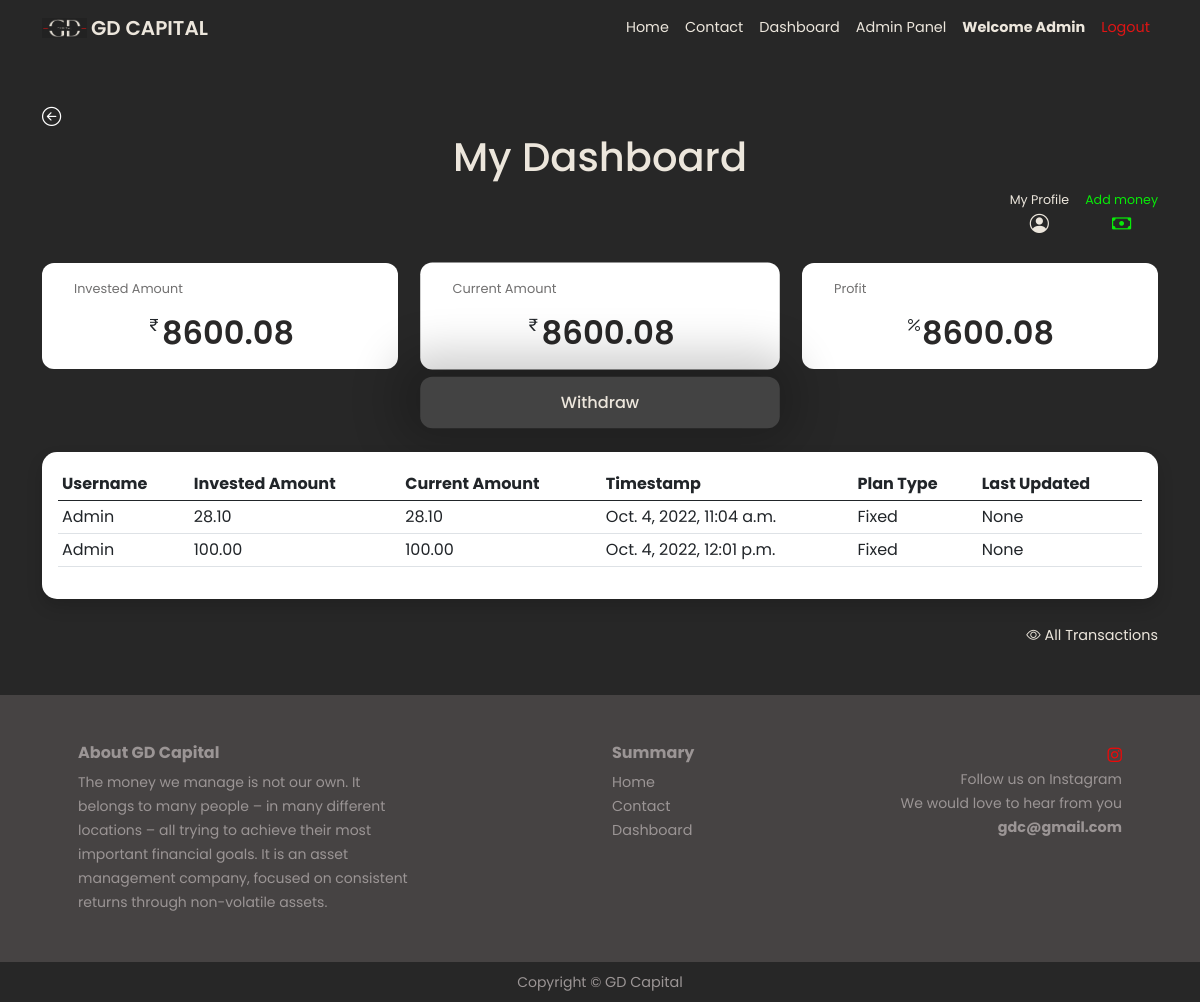
Before: /dashboard/ (signed in) with the older database file.
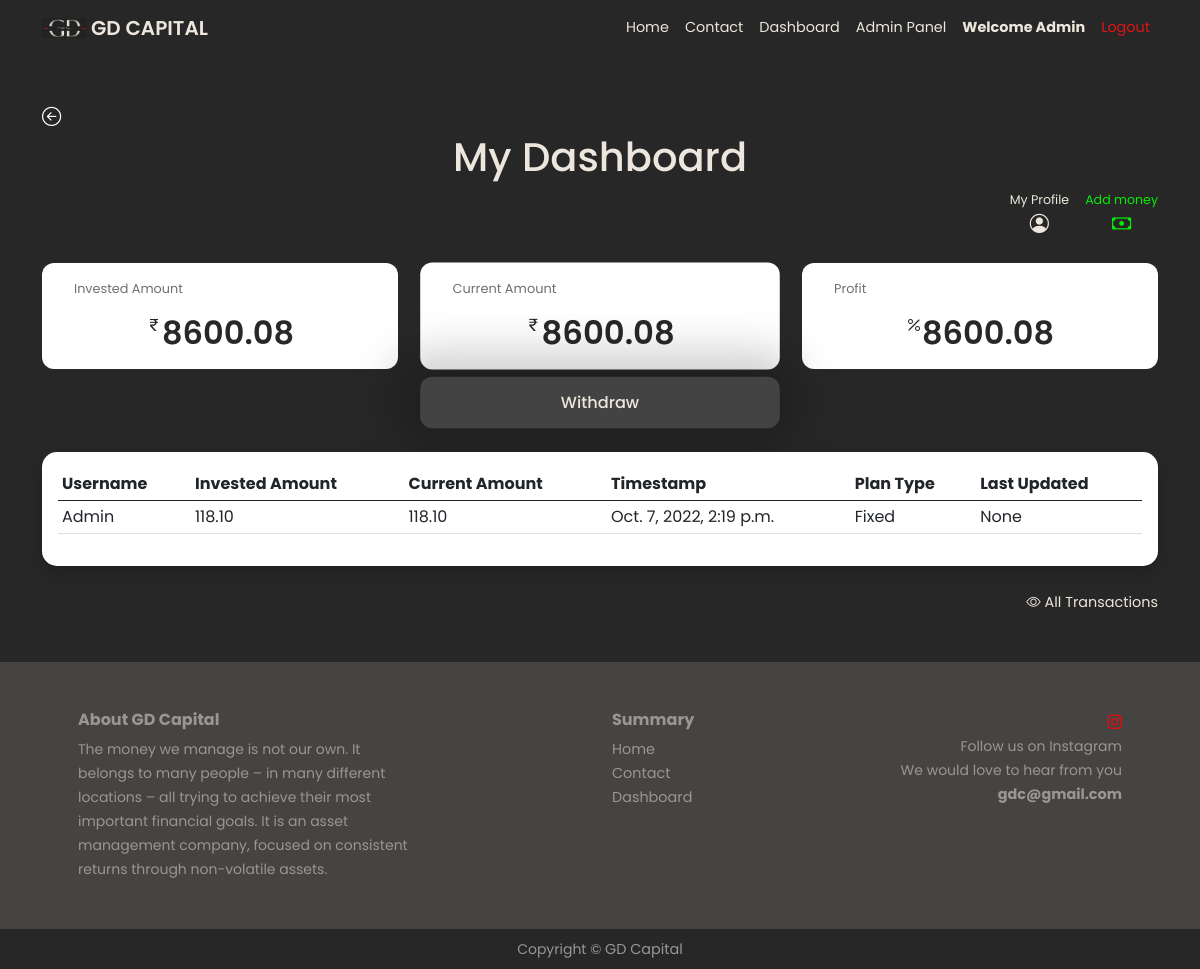
After: the same page with the newer database file.
### myapp/models.py (models this page shows, shortened)
class Transaction(models.Model):
    made_by = models.CharField(max_length=100, null=True, blank=True)
    plantype = models.CharField(max_length=200, choices=PLAN_TYPE, default='flexible')
    fixed_rate = models.CharField(max_length=3, null=True, default='3')
    made_on = models.DateTimeField(auto_now_add=True)
    amount = models.FloatField()
    present_amount = models.FloatField(null=True, blank=True)
    order_id = models.CharField(unique=True, max_length=100, null=True, blank=True)
    checksum = models.CharField(max_length=200, null=True, blank=True)
    txn_id = models.CharField(max_length=100, null=True, blank=True)
    payment_mode = models.CharField(max_length=100, null=True, blank=True,default='')
    status = models.CharField(max_length=100, null=True, blank=True)
    gateway_name = models.CharField(max_length=100, null=True, blank=True)
    bank_txn_id = models.CharField(max_length=100, null=True, blank=True)
    bank_name = models.CharField(max_length=100, null=True, blank=True)
    response_message = models.CharField(max_length=250, null=True, blank=True)
    last_updated = models.DateTimeField(null=True, blank=True)

### myapp/views.py (the view)
# urls.py: path('dashboard/',views.index, name="index"),
@login_required
def index(request):
    data = Transaction.objects.all()
    userdata = UserProfile.objects.all()
    return render(request,'dashboard.html',{'data':data,'userdata':userdata})

### templates/dashboard.html (shortened to what the changed rows need)
{% extends 'base.html' %}
{% load static %}
{% block body %}
<section class="py-5 dark-bg" style="min-height: 70vh;display:flex;flex-direction:column;justify-content:center;align-items:center
">
    <div class="container">
        <div class="text-center">
            <h1 style="color:#ece6dc">My Dashboard</h1>
        </div>
        <div class="row">
            <div class="col-lg-4 col-md-4">
                <div class="card dashboard-card px-3 mt-4">
                    <div class="card-body">
                        <div class="text-center" style="display:flex; justify-content:center">
                            <h2 id="invested-amount" class="inv-amt m-0" style="display:inline">8600.08</h2>
                        </div>
                    </div>
                </div>
            </div>
            <div class="col-lg-4 col-md-4">
                <div class="card dashboard-card px-3 mt-4" style="transform:scale(1.01)">
                    <div class="card-body">
                        <div class="text-center" style="display:flex; justify-content:center">
                            <h2 id="present-amount" class="inv-amt m-0" id="present-amount" style="display:inline">8600.08</h2>
                        </div>
                    </div>
                </div>
            </div>
            <div class="col-lg-4 col-md-4">
                <div class="card dashboard-card px-3 mt-4">
                    <div class="card-body">
                        <div class="text-center" style="display:flex; justify-content:center">
                            <h2 id="percent"  class="inv-amt m-0" style="display:inline">8600.08</h2>
                        </div>
                    </div>
                </div>
            </div>
        </div>
    </div>
    <div class="container">
        <div class="card shadow my-4" style="border: 0 !important;border-radius:15px">
            <div class="card-body  ">
                <div class="table-responsive">
                    <table class="table table-sm cell-border" id="transTable">
                        <thead>
                            <tr>
                                <th scope="col">Username</th>
                                <th scope="col">Invested Amount</th>
                                <th scope="col">Current Amount</th>
                                <th scope="col">Timestamp</th>
                                <th scope="col">Plan Type</th>
                                <th scope="col">Last Updated</th>
                            </tr>
                        </thead>
                        <tbody>
                            {% for i in data %}
                            {% if i.made_by == request.user.username and i.status == 'TXN_SUCCESS' %}
                            <tr>
                                <td>{{i.made_by|capfirst}}</td>
                                <td>{{i.amount|floatformat:2}}</td>
                                <td id="table-current-amount">{{i.present_amount|floatformat:2}}</td>
                                <td>{{i.made_on}}</td>
                                <td>{{i.plantype|capfirst}}</td>
                                <td>{{i.last_updated}}</td>
                            </tr>
                            {% endif %}
                            {% endfor %}
                        </tbody>
                    </table>
                </div>
            </div>
        </div>
    </div>
</section>
{% endblock body %}

Changed rows visible on the page:
no longer on this page (row edited): Transaction: made_by "Admin", amount "28.10", present_amount "28.10", made_on "Oct. 4, 2022, 11:04 a.m.", plantype "Fixed", last_updated "None"
no longer on this page (row edited): Transaction: made_by "Admin", amount "100.00", present_amount "100.00", made_on "Oct. 4, 2022, 12:01 p.m.", plantype "Fixed", last_updated "None"
added Transaction: made_by "Admin", amount "118.10", present_amount "118.10", made_on "Oct. 7, 2022, 2:19 p.m.", plantype "Fixed", last_updated "None"
